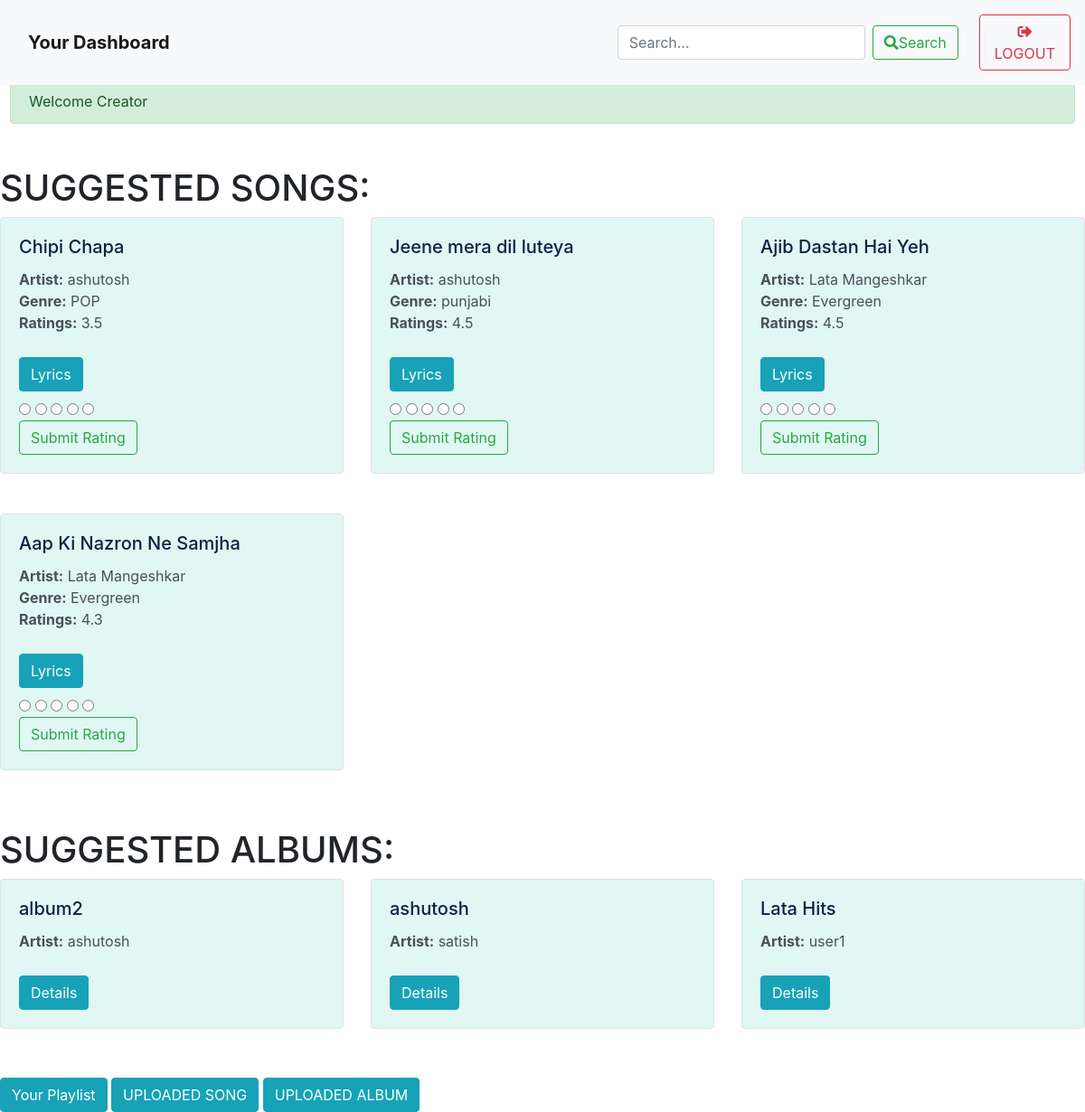
/dashboard (signed in), run on the app's committed database.
### models.py (models this page shows)
class Song(db.Model):
    __tablename__="songs"
    id = db.Column(db.Integer, primary_key=True)
    title = db.Column(db.String(50) , unique=True)
    artist = db.Column(db.String(30))
    genre = db.Column(db.String(30))
    text = db.Column(db.Text())
    rating = db.Column(db.Float())
    creator_id = db.Column(db.String(2) , nullable=False , default = '')
    nor = db.Column(db.Integer , default=0)
    flag = db.Column(db.Boolean(), default=False)

class Album(db.Model):
    __tablename__ = "albums"
    id = db.Column(db.Integer, primary_key=True)
    name = db.Column(db.String(40),unique=True)
    user_id = db.Column(db.Integer,db.ForeignKey("users.id"), nullable=False , default='')
    songs = db.relationship('Song', secondary='album_songs', backref='albums')

class User(db.Model,UserMixin):
    __tablename__ = 'users'
    id = db.Column(db.Integer, primary_key=True)
    username = db.Column(db.String(30), unique=True, nullable=False, server_default='')
    email = db.Column(db.String(120), unique=True)
    password = db.Column(db.String(16))
    role=db.Column(db.String(12), default='user')
    playlist = db.relationship('Playlist', backref = 'user')
    blacklist = db.Column(db.Boolean(), default=False)

### app.py (the view, shortened to what this page needs)
@app.route("/dashboard")
@login_required
def dashboard():
    if current_user.role == "user":
        song=Song.query.all()
        king=User.query.all()
        album=Album.query.all()
        user=current_user
        return render_template('user_dash.html',user=user,song=song,king=king , album=album)
    if current_user.role=="creator":
        flash('Welcome Creator' , 'success')
        album=Album.query.all()
        king=User.query.all()
        user= current_user
        song=Song.query.all()
        return render_template('creator_dash.html',user=user , song=song,king=king,album=album)

### app.py (called while the page is built)
@login_manager.user_loader
def load_user(id):
    return User.query.get(int(id))

### templates/creator_dash.html (shortened to what this page needs)
<!DOCTYPE html>
<html lang="en">
<head>
    <link rel="stylesheet" href="https://cdnjs.cloudflare.com/ajax/libs/font-awesome/5.15.3/css/all.min.css" />
    <link rel="stylesheet" href="https://stackpath.bootstrapcdn.com/bootstrap/4.5.2/css/bootstrap.min.css">
</head>
<body>
    <nav class="navbar navbar-expand-lg navbar-light bg-light fixed-top">
        <div class="container">
            <a class="navbar-brand" href="/dashboard">Your Dashboard</a>
            <div class="collapse navbar-collapse" id="navbarNav">
                <form class="form-inline ml-auto" action ="/search" method = "post">
                    <input class="form-control mr-sm-2" type="text" name="query" placeholder="Search...">
                    <button class="btn btn-outline-success my-2 my-sm-0" type="submit"><i class="fas fa-search search-icon"></i>Search</button>
                </form>
            </div>
        </div>
        <a href="/logout" class="btn btn-outline-danger ml-2" onclick="return confirm('Are you sure you want to logout?')"><i class="fas fa-sign-out-alt logout-icon"></i>LOGOUT</a>
    </nav>
    {% with messages = get_flashed_messages(with_categories=true) %}
    {% if messages %}
        <div class="flash-container alert alert-dismissible">
            {% for category, message in messages %}
                <div class="alert-{{ category }} alert">
                    {{ message }}
                </div>
            {% endfor %}
        </div>
    {% endif %}
    {% endwith %}
    {% if results %}
    <h2>Search Results for {{query}}</h2>
    {% if results|length == 0 %}
        <h1 class="mt-5">NO Songs Found</h1>
    {% else %}
    <div class="row">
        {% for song in results %}
        {%if song.flag==False%}
            <div class="col-md-4">
                <div class="card mb-4">
                    <div class="card-body">
                       <a href="/play"><h5 class="card-title">{{ song.title }}</h5></a>
                        <p class="card-text">
                            <strong>Artist:</strong> {{ song.artist }}<br>
                            <strong>Genre:</strong> {{ song.genre }}<br>
                            <strong>Ratings:</strong> {{ song.rating }}
                        </p>
                        <a href="/lyrics/{{ song.id }}" class="btn btn-info">Lyrics</a>
                        <form action="/rating/{{ song.id }}" method="post" class="mt-2">
                            <div class="rating">
                                <input type="radio" id="star1_{{ song.id }}" name="rating" value="1" required /><label for="star1_{{ song.id }}"></label>
                                <input type="radio" id="star2_{{ song.id }}" name="rating" value="2" required /><label for="star2_{{ song.id }}"></label>
                                <input type="radio" id="star3_{{ song.id }}" name="rating" value="3" required /><label for="star3_{{ song.id }}"></label>
                                <input type="radio" id="star4_{{ song.id }}" name="rating" value="4" required /><label for="star4_{{ song.id }}"></label>
                                <input type="radio" id="star5_{{ song.id }}" name="rating" value="5" required /><label for="star5_{{ song.id }}"></label>
                            </div>
                            <input type="submit" value="Submit Rating" class="btn btn-outline-success my-2 my-sm-0">
                        </form>
                    </div>
                </div>
            </div>
            {% endif %}
            {%endfor%}
            {%endif%}
        {%else%}
    <h1>SUGGESTED SONGS:</h1>
    {% if song|length == 0 %}
        <h1 class="mt-5">NO Songs Found</h1>
    {% else %}
        <div class="row">
            {% for song in song %}
            {%if song.flag==False%}
                <div class="col-md-4">
                    <div class="card mb-4">
                        <div class="card-body">
                           <a href="/play"><h5 class="card-title">{{ song.title }}</h5></a>
                            <p class="card-text">
                                <strong>Artist:</strong> {{ song.artist }}<br>
                                <strong>Genre:</strong> {{ song.genre }}<br>
                                <strong>Ratings:</strong> {{ song.rating }}
                            </p>
                            <a href="/lyrics/{{ song.id }}" class="btn btn-info">Lyrics</a>
                            <form action="/rating/{{ song.id }}" method="post" class="mt-2">
                                <div class="rating">
                                    <input type="radio" id="star1_{{ song.id }}" name="rating" value="1" required /><label for="star1_{{ song.id }}"></label>
                                    <input type="radio" id="star2_{{ song.id }}" name="rating" value="2" required /><label for="star2_{{ song.id }}"></label>
                                    <input type="radio" id="star3_{{ song.id }}" name="rating" value="3" required /><label for="star3_{{ song.id }}"></label>
                                    <input type="radio" id="star4_{{ song.id }}" name="rating" value="4" required /><label for="star4_{{ song.id }}"></label>
                                    <input type="radio" id="star5_{{ song.id }}" name="rating" value="5" required /><label for="star5_{{ song.id }}"></label>
                                </div>
                                <input type="submit" value="Submit Rating" class="btn btn-outline-success my-2 my-sm-0">
                            </form>
                        </div>
                    </div>
                </div>
                {%endif%}
            {% endfor %}
        </div>
    {% endif %}
    <section id="albums">
        <h1>SUGGESTED ALBUMS:</h1>
        {% if album|length == 0 %}
            <h1 class="mt-5">NO Albums Found</h1>
        {% else %}
            <div class="row">
                {% for a in album %}
                    <div class="col-md-4">
                        <div class="card mb-4">
                            <div class="card-body">
                                <h5 class="card-title">{{ a.name }}</h5>
                                {%for k in king%}
                                {%if a.user_id == k.id%}
                                <p class="card-text">
                                    <strong>Artist:</strong> {{ k.username }}<br>
                                </p>
                                {%endif%}
                                {%endfor%}
                                <a href="/album_details/{{ a.id }}" class="btn btn-info">Details</a>
                            </div>
                        </div>
                    </div>
                {% endfor %}
            </div>
        {% endif %}
    </section>
    <a href="{{ url_for('playlist') }}" class="btn btn-info">Your Playlist</a>
    {% if user.blacklist == False %}
    <a href="/song" class="btn btn-info">UPLOADED SONG</a>
    <a href="/album" class="btn btn-info">UPLOADED ALBUM</a>
    {%endif%}
    {%endif%}
</body>
</html>

### templates/creator_dash.html (style rules this page uses)
.flash-container { margin: 20px 0; }
.alert-success { color: #155724; background-color: #d4edda; border-color: #c3e6cb; }
h1 { margin-top: 20px; }
.navbar-brand { font-weight: bold; }
body { padding-top: 56px; }
button { margin-top: 10px; }
.card { transition: transform 0.3s; background-color: #e1f7f3; border: 1px solid #dee2e6; }
.card-title { color: #092246; }
.card-text { color: #495057; }
.navbar { padding: 16px; }
.flash-container { padding: 10px; }
.btn-info { margin-top: 10px; }
.col-md-4 { margin-bottom: 20px; }

### data on the page
Song: title "Chipi Chapa", artist "ashutosh", genre "POP", rating "3.5"
Song: title "Jeene mera dil luteya", artist "ashutosh", genre "punjabi", rating "4.5"
Song: title "Ajib Dastan Hai Yeh", artist "Lata Mangeshkar", genre "Evergreen", rating "4.5"
Song: title "Aap Ki Nazron Ne Samjha", artist "Lata Mangeshkar", genre "Evergreen", rating "4.3"
Album: name "album2"
User: username "ashutosh"
Album: name "ashutosh"
User: username "satish"
Album: name "Lata Hits"
User: username "user1"

### other printed values
{{ message }} "Welcome Creator"
